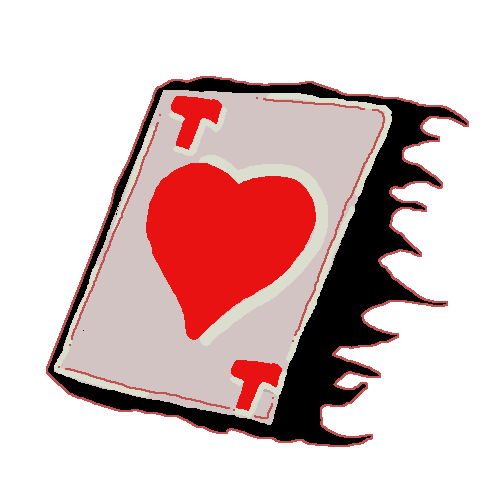
#> input picture dev/Normaldo-game/assets/skills/joker/card_red1.png, 500 x 500 px
$ python bake_skill_icons.py
#> lines starting #> are read from the running program, lines starting #| are printed output that depends on the picture; after the words box and inside, x2 and y2 are one past the last pixel; in counts of white or black regions, pixels touching at a corner belong together
#!/usr/bin/env python3
"""Печёт иконку способности из уже имеющегося рисунка.

    python3 dev/tools/bake_skill_icons.py

── Зачем печь, а не рисовать ────────────────────────────────────────────────
Иконка — это существующий рисунок, отражённый и приставленный к себе же.
Нарисовать её отдельно значило бы завести вторую копию карты: правка рисунка
перестала бы доходить до кружка способности.

(Эмблему Бэтмена пробовали печь так же — бэтаранг плюс его зеркало. Не вышло:
бэтаранг нарисован когтистой лапой, а не половиной крыла, и пара давала не
мышь, а две перчатки. Эмблема нашлась готовой — `batman/throw.png`.)

  card_pair.png — красная карта и её зеркало, разведённые веером. Спелл кидает
                  четыре карты крестом, то есть в обе стороны сразу, — одна
                  карта в кружке обещала бы бросок в одну.

Скрипт идемпотентный: перезапуск даёт тот же файл.
"""

import os
import numpy as np
from PIL import Image

ROOT = os.path.dirname(os.path.dirname(os.path.dirname(os.path.abspath(__file__))))


def trim(im):
    """Обрезка по РИСУНКУ. Одинокие точки в углу холста (а они есть) обычный
    getbbox() принимает за рисунок и растягивает кадр на весь файл."""
    a = np.array(im)[:, :, 3] > 32
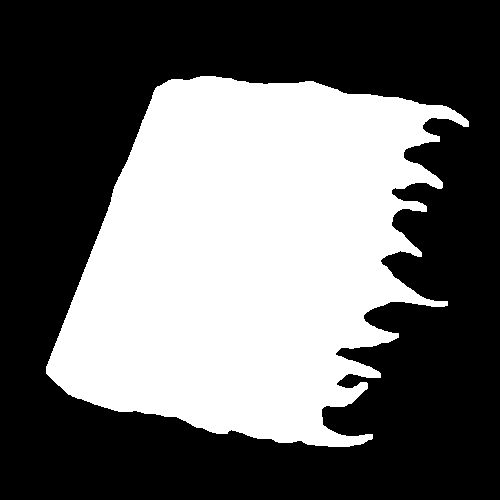
#> a: shape (500, 500) bool; 41% white; 1 white region, box (x1, y1, x2, y2) and area: (46, 76, 469, 447) 102515

    def span(v):
        thr = max(6.0, v.max() * 0.05)
#> thr = 18.8
        idx = np.where(v >= thr)[0]
#> idx = 370 values from 77 to 446
        return int(idx[0]), int(idx[-1] + 1)

    y0, y1 = span(a.sum(1))
#> y0 = 77; y1 = 447
    x0, x1 = span(a.sum(0))
#> x0 = 50; x1 = 445
    return im.crop((x0, y0, x1, y1))
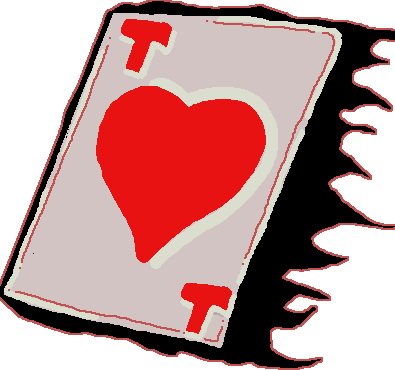
#> returned value: PIL image 395x370 RGBA; mean R, G, B, A 113.8, 72.8, 71.8, 178.3; transparent parts drawn white


def bake_card_pair():
    src = trim(Image.open(os.path.join(ROOT, "assets/skills/joker/card_red1.png")).convert("RGBA"))
    # Карты РАЗВЕДЕНЫ ВЕЕРОМ, а не поставлены рядом: две одинаковые карты стоймя
    # читаются как «две карты», а наклонённые врозь — как «полетели в стороны».
    ang = 18
    a = src.rotate(ang, expand=True, resample=Image.NEAREST)
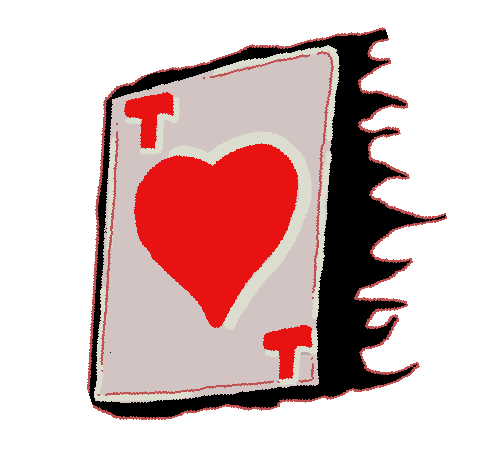
#> a: PIL image 491x474 RGBA; mean R, G, B, A 71.5, 45.7, 45.1, 111.9; transparent parts drawn white
    b = src.transpose(Image.FLIP_LEFT_RIGHT).rotate(-ang, expand=True, resample=Image.NEAREST)
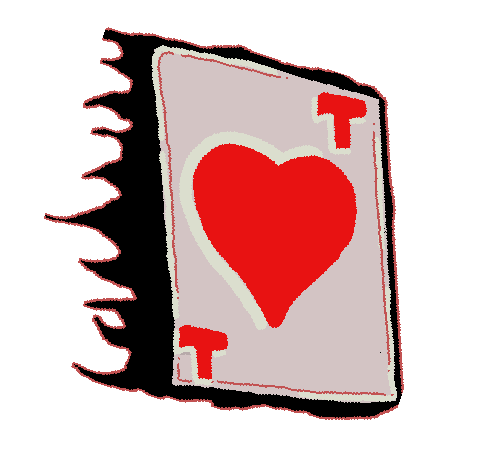
#> b: PIL image 491x474 RGBA; mean R, G, B, A 71.5, 45.7, 45.1, 111.9; transparent parts drawn white
    w, h = a.size
#> w = 491; h = 474
    over = int(w * 0.34)
#> over = 166
    out = Image.new("RGBA", (w * 2 - over, h), (0, 0, 0, 0))
#> out: PIL image 816x474 RGBA; every value is 0
    out.alpha_composite(b, (0, 0))
    out.alpha_composite(a, (w - over, 0))
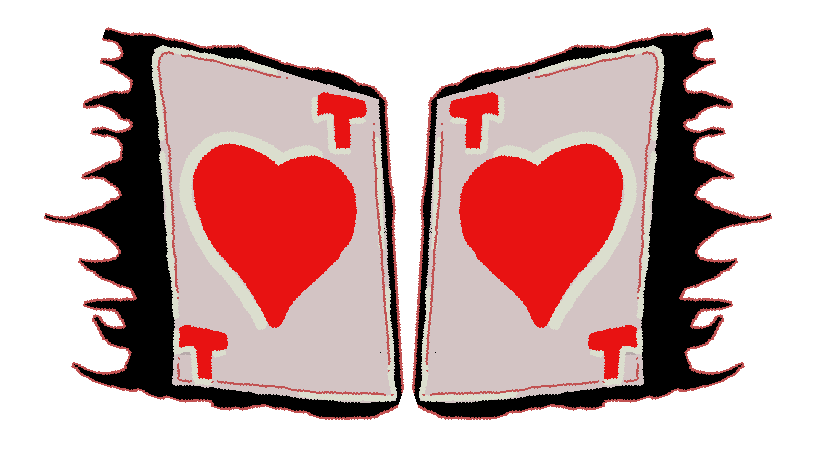
#> out: PIL image 816x474 RGBA; mean R, G, B, A 86, 55, 54.2, 134.7; transparent parts drawn white
    out = trim(out)
#> in trim (call 2), `a = np.array(im)[:, :, 3] > 32`:
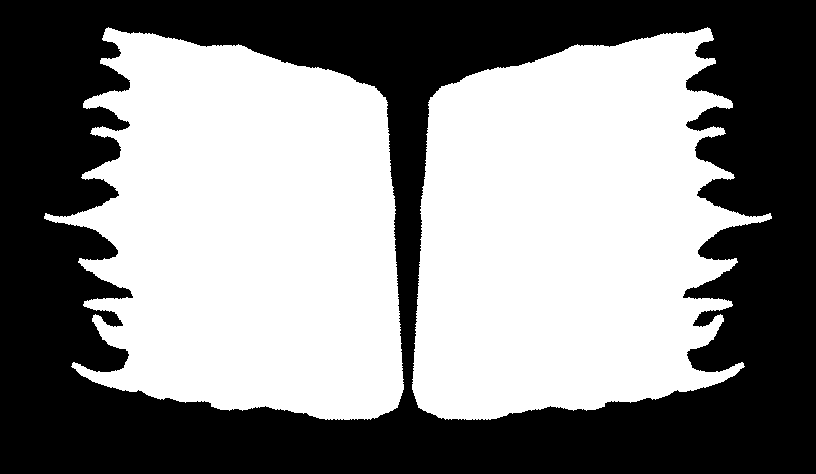
#> a: shape (474, 816) bool; 52.8% white; 1 black region, box (x1, y1, x2, y2) and area: (0, 0, 816, 474) 182447
#> in trim (call 2), `y0, y1 = span(a.sum(1))`: y0 = 32; y1 = 420
#> in trim (call 2), `x0, x1 = span(a.sum(0))`: x0 = 76; x1 = 740
#> in trim (call 2), `return im.crop((x0, y0, x1, y1))`:
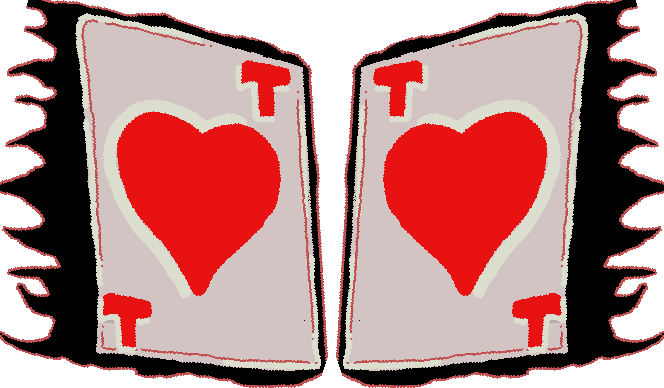
#> returned value: PIL image 664x388 RGBA; mean R, G, B, A 128.8, 82.4, 81.3, 201.6; transparent parts drawn white
    dst = os.path.join(ROOT, "assets/skills/joker/card_pair.png")
    out.save(dst)
    print("card_pair.png", src.size, "->", out.size)
#| card_pair.png (395, 370) -> (664, 388)


if __name__ == "__main__":
    bake_card_pair()

$ run again, with dev/Normaldo-game/assets/skills/joker/card_red3.png copied over dev/Normaldo-game/assets/skills/joker/card_red1.png
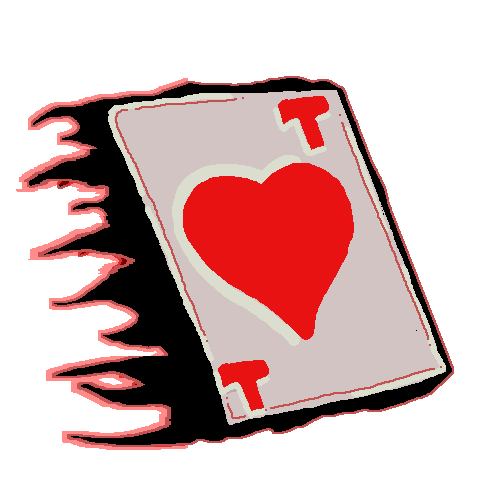
#> input picture dev/Normaldo-game/assets/skills/joker/card_red3.png, 500 x 500 px
#> in trim, `a = np.array(im)[:, :, 3] > 32`:
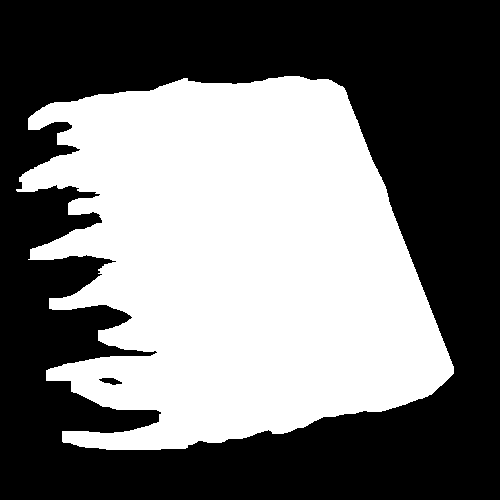
#> a: shape (500, 500) bool; 45.5% white; 1 white region, box (x1, y1, x2, y2) and area: (16, 76, 454, 450) 113800
#> thr = 20.4
#> idx = 373 values from 77 to 449
#> y0 = 77; y1 = 450
#> x0 = 24; x1 = 450
#> y0 = 42; y1 = 466
#> x0 = 27; x1 = 840
#> in trim (call 2), `return im.crop((x0, y0, x1, y1))`:
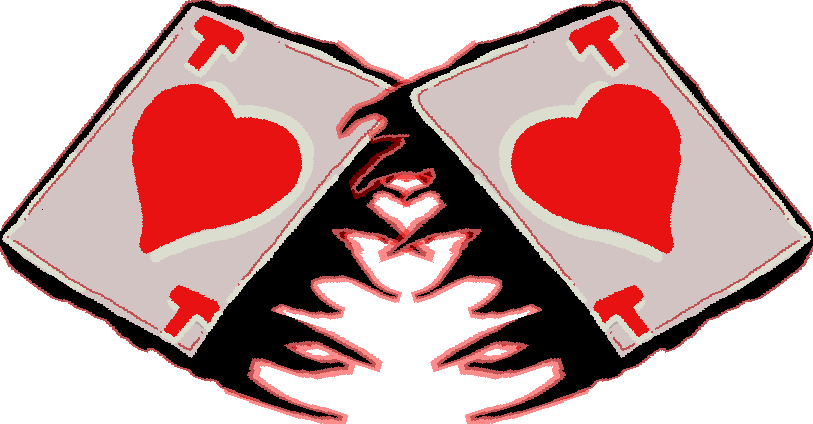
#> returned value: PIL image 813x424 RGBA; mean R, G, B, A 104, 61.3, 60.5, 157.6; transparent parts drawn white
#| card_pair.png (426, 373) -> (813, 424)
